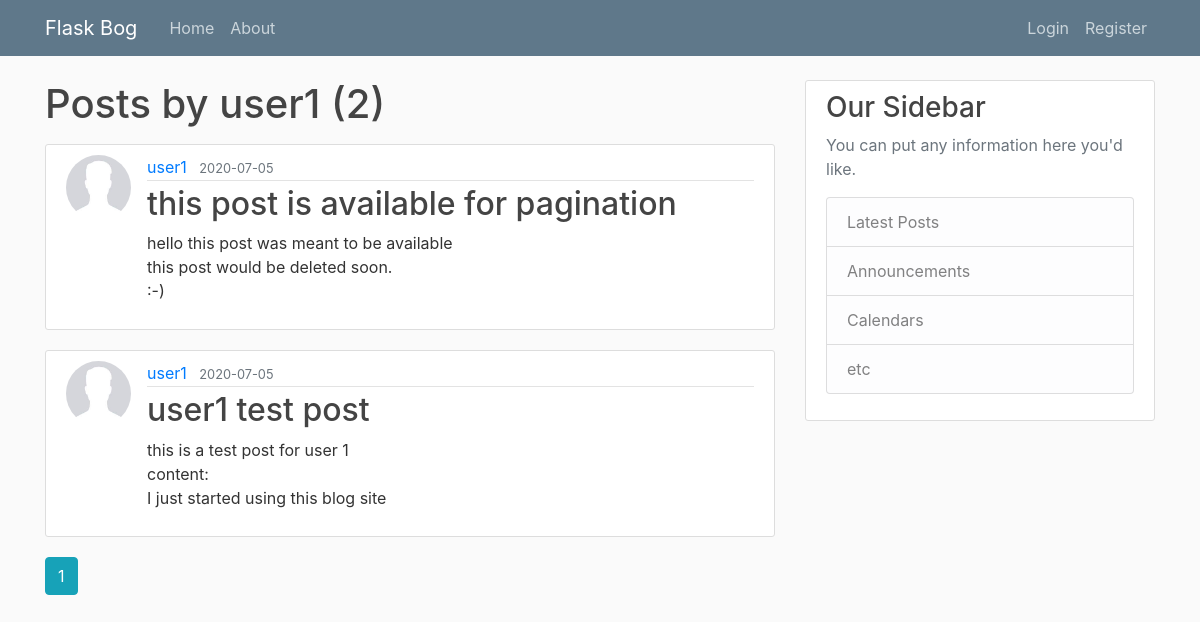
Screenshot of /user/user1 with the database file from the repository.
### flaskblog/models.py (models this page shows, shortened)
class User(db.Model, UserMixin):
    id = db.Column(db.Integer, primary_key=True)
    username = db.Column(db.String(20), unique=True, nullable=False)
    email = db.Column(db.String(120), unique=True, nullable=False)
    image_file = db.Column(db.String(20), nullable=False, default=f'default ({img_num}).jpg')
    password = db.Column(db.String(60), nullable=False)
    posts = db.relationship('Post', backref='author', lazy=True)

class Post(db.Model):
    id = db.Column(db.Integer, primary_key=True)
    title = db.Column(db.String(100), nullable=False)
    date_posted = db.Column(db.DateTime,nullable=False, default=datetime.utcnow)
    content = db.Column(db.Text, nullable=False)
    user_id = db.Column(db.Integer, db.ForeignKey('user.id'), nullable=False)

### flaskblog/routes.py (the view)
@app.route('/user/<string:username>')
def user_posts(username):
    page = request.args.get('page', 1, type=int)
    user = User.query.filter_by(username=username).first_or_404()
    posts = Post.query.filter_by(author=user)\
        .order_by(Post.date_posted.desc()).\
        paginate(page=page, per_page=5)
    return render_template('user_posts.html', posts=posts, user=user)

### flaskblog/templates/user_posts.html
{% extends "layout.html" %}
{% block content %}
<h1 class="mb-3">Posts by {{ user.username }} ({{ posts.total }})</h1>
    {% for post in posts.items %}
        <article class="media content-section">
        <img src="{{ url_for('static', filename='images/' + post.author.image_file) }}" alt="user image" class="rounded-circle article-img">
        <div class="media-body">
            <div class="article-metadata">
            <a class="mr-2" href="{{ url_for('user_posts', username=post.author.username )}}">{{ post.author.username }}</a>
            <small class="text-muted">{{ post.date_posted.strftime('%Y-%m-%d') }}</small>
            </div>
            <h2><a class="article-title" href="{{ url_for('post', post_id=post.id) }}">{{ post.title }}</a></h2>
            <p class="article-content">{{ post.content }}</p>
        </div>
        </article>
    {% endfor %}
  {% for page_num in posts.iter_pages(left_edge=1, right_edge=1, left_current=1, right_current=2): %}
    {% if page_num: %}
      {% if posts.page == page_num:%}
        <a href="{{ url_for('user_posts', username=user.username, page=page_num) }}" class="btn btn-info mb-4">{{ page_num }}</a>
      {% else %}
        <a href="{{ url_for('user_posts', username=user.username, page=page_num) }}" class="btn btn-outline-info mb-4">{{ page_num }}</a>
      {% endif %}
    {% else %}
      ...
    {% endif %}
  {% endfor %}
{% endblock content %}

### flaskblog/static/main.css (style rules this page uses)
body { background: #fafafa; color: #333333; margin-top: 5rem; }
h1, h2, h3, h4, h5, h6 { color: #444444; }
.content-section { background: #ffffff; padding: 10px 20px; border: 1px solid #dddddd; border-radius: 3px; margin-bottom: 20px; }
.article-title { color: #444444; }
.article-content { white-space: pre-line; }
.article-img { height: 65px; width: 65px; margin-right: 16px; }
.article-metadata { padding-bottom: 1px; margin-bottom: 4px; border-bottom: 1px solid #e3e3e3; }

### rows the page displays
User: username "user1"
Post: image_file (placeholder picture), author.username "user1", date_posted "2020-07-05", title "this post is available for pagination", content "hello this post was meant to be available this post would be deleted soon. :-)"
Post: image_file (placeholder picture), author.username "user1", date_posted "2020-07-05", title "user1 test post", content "this is a test post for user 1 content: I just started using this blog site"

### other values shown
{{ posts.total }} "2"
{{ page_num }} "1"
